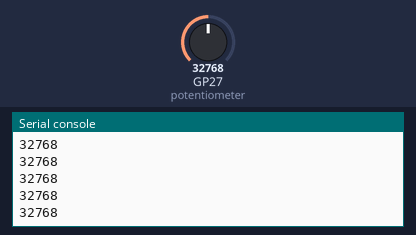
This program was run on a simulated Raspberry Pi Pico running CircuitPython. Parts: the last lines printed to the serial console. Inputs (shaded band) come from the test bench; at power-on: GP27 (potentiometer) = 32768 (analog values on the 0–65535 scale).

Above: at 1.2 s.
1.3 s: GP27 (potentiometer) set to 45874
At 1.68 s:
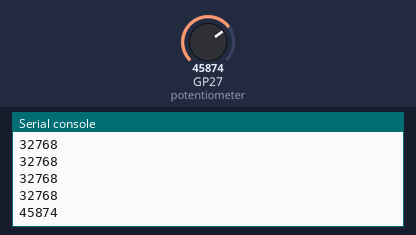
2.8 s: GP27 (potentiometer) set to 57670
At 2.93 s:
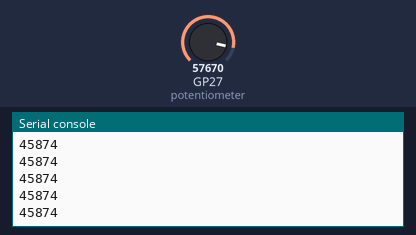
Timing chart, 0 to 5.8 s (numbered marks = the images above; inputs shaded):
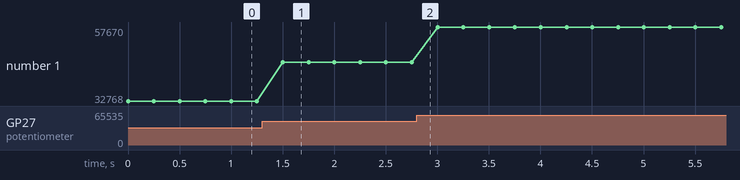

The program:

code.py
```python
# from https://learn.adafruit.com/make-it-change-potentiometers/circuitpython
# Requires an analog pin. For example from the analog Grove port on the back.
# Analog pin allow you to convert the analog voltage into a digital value (ADC).

import time
import board
from analogio import AnalogIn

potentiometer = AnalogIn(board.GP27)

while True:
    print(potentiometer.value)
    time.sleep(0.25) # Wait a bit before checking all again
```

Measured:
- after the input at 1.3 s, the serial console: prints a new line after 0.20 s (image 1)
- plotted number 1: 32768 → 45874 after the input at 1.3 s, 45874 → 57670 after the input at 2.8 s
